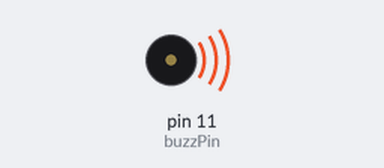
Recording of a sketch running on a simulated Arduino Uno, built with avr-gcc and run on an emulated ATmega328P. Parts: buzzer (waves = sounding).

Above: at 0.2 s.
Timing chart, 0 to 3.0 s (numbered marks = the images above):
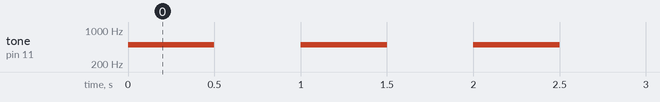

Measured:
- by itself, tone on pin 11 (buzzPin): alternates 500 Hz for 0.50 s and silent for 0.50 s

The sketch:

buzztest.ino
```cpp
const int buzzPin = 11;

void setup() {
  pinMode(buzzPin, OUTPUT);

}

void loop() {
  tone(buzzPin, 500);
  delay(500);
  noTone(buzzPin);
  delay(500);

}
```
